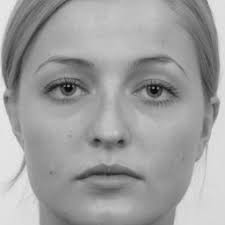
#> input picture Convolution2D/face.jpg, 225 x 225 px, found by its file name
$ jupyter execute max-pooling.ipynb
#> lines starting #> are read from the running program, lines starting #| are printed output that depends on the picture
# Max pooling

[cell 1]
import numpy as np
import matplotlib.pyplot as plt
import cv2

[cell 2]
image = cv2.imread("face.jpg")
#> image is the input picture: shape (225, 225, 3); min 0, max 240, mean 159.4

[cell 3]
bw_image = cv2.cvtColor(image, cv2.COLOR_BGR2GRAY)
plt.imshow(bw_image, cmap="gray")

[cell 4]
image_width, image_height = bw_image.shape
#> image_width = 225; image_height = 225

[cell 5]
k_size = 10

[cell 6]
output = np.zeros(((image_width + 1) - k_size, (image_width + 1) - k_size))

[cell 7]
for row in range((image_width + 1) - k_size):
    for col in range((image_height-1) - k_size):
        output[row][col] = np.max(bw_image[row:row + k_size, col:col + k_size])
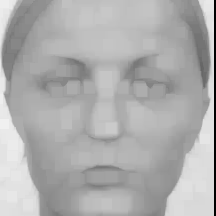
#> output: shape (216, 216) float64; min 0, max 240, mean 173.9
